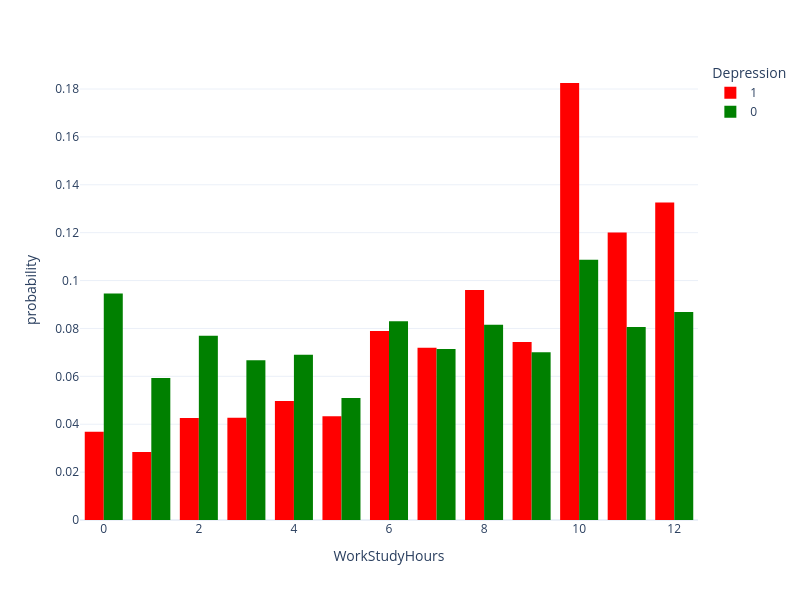

The cell this chart's notebook holds for it:
### Code cell
px.histogram(prep_df, x="WorkStudyHours", color="Depression", 
             barmode="group", color_discrete_map={1: "red", 0: "green"},
             histnorm="probability", width=800, height=600)

### Figure 1 — Plotly figure (JSON) as saved in the notebook; plotly's stock layout.template omitted (floating-point values rounded to 4 significant figures; data arrays with more than 128 entries replaced by an {"elided": "..."} marker saying what was removed)
{"data": [{"alignmentgroup": "True", "bingroup": "x", "histnorm": "probability", "hovertemplate": "Depression=1<br>WorkStudyHours=%{x}<br>probability=%{y}<extra></extra>", "legendgroup": "1", "marker": {"color": "red", "pattern": {"shape": ""}}, "name": "1", "offsetgroup": "1", "orientation": "v", "showlegend": true, "type": "histogram", "x": {"elided": "16284 float values"}, "xaxis": "x", "yaxis": "y"}, {"alignmentgroup": "True", "bingroup": "x", "histnorm": "probability", "hovertemplate": "Depression=0<br>WorkStudyHours=%{x}<br>probability=%{y}<extra></extra>", "legendgroup": "0", "marker": {"color": "green", "pattern": {"shape": ""}}, "name": "0", "offsetgroup": "0", "orientation": "v", "showlegend": true, "type": "histogram", "x": {"elided": "11497 float values"}, "xaxis": "x", "yaxis": "y"}], "layout": {"barmode": "group", "height": 600, "legend": {"title": {"text": "Depression"}, "tracegroupgap": 0}, "margin": {"t": 60}, "width": 800, "xaxis": {"anchor": "y", "domain": [0, 1], "title": {"text": "WorkStudyHours"}}, "yaxis": {"anchor": "x", "domain": [0, 1], "title": {"text": "probability"}}}}
